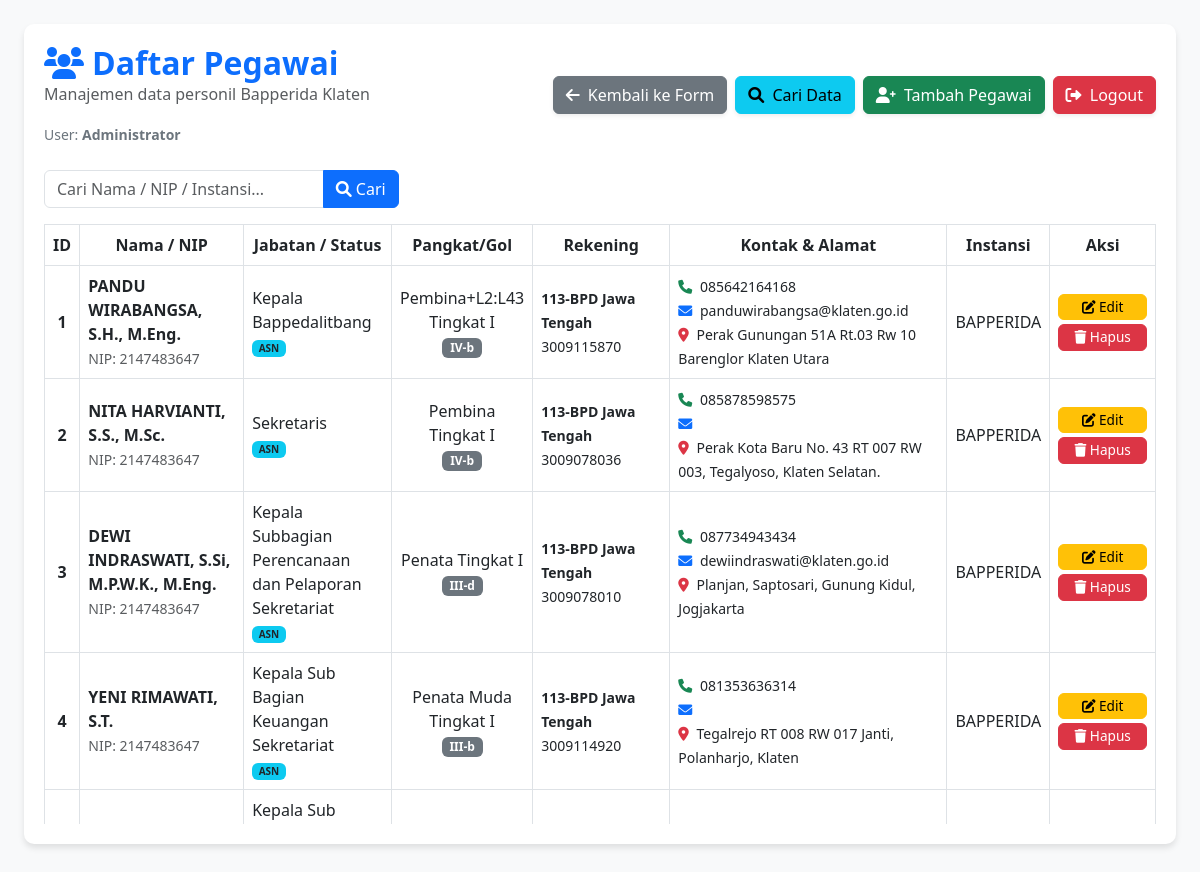
Screenshot of /list_pegawai.php (signed in) with the database file from the repository.
### tables this page shows
CREATE TABLE `pegawai` (
  `nama` varchar(100) NOT NULL,
  `stsjab` varchar(50) NOT NULL,
  `nip` int(50) NOT NULL,
  `uraijab` varchar(150) NOT NULL,
  `no_hp` varchar(20) NOT NULL,
  `email` varchar(100) NOT NULL,
  `bankrek` varchar(50) NOT NULL,
  `no_rek` varchar(50) NOT NULL,
  `alamat` text NOT NULL,
  `id_peg` int(11) NOT NULL,
  `image_peg` varchar(255) NOT NULL,
  `pangkat` varchar(50) NOT NULL,
  `gol` varchar(20) NOT NULL,
  `INSTANSI` varchar(50) NOT NULL
);

### list_pegawai.php (the view, shortened to what this page needs)
<?php
include 'koneksi.php';
$search = isset($_GET['search']) ? mysqli_real_escape_string($conn, $_GET['search']) : '';
$query = "SELECT * FROM pegawai
          WHERE nama LIKE '%$search%'
             OR nip LIKE '%$search%'
             OR INSTANSI LIKE '%$search%'
          ORDER BY id_peg ASC";
$result = mysqli_query($conn, $query);
?>
<!DOCTYPE html>
<html lang="id">
<head>
    <link href="https://cdn.jsdelivr.net/npm/bootstrap@5.3.0/dist/css/bootstrap.min.css" rel="stylesheet">
    <link rel="stylesheet" href="https://cdnjs.cloudflare.com/ajax/libs/font-awesome/6.0.0/css/all.min.css">
</head>
<body>
<div class="container-fluid px-4 mt-4">
    <div class="table-container">
        <div class="d-flex justify-content-between align-items-center mb-4">
            <div>
                <h2 class="fw-bold text-primary mb-0"><i class="fas fa-users me-2"></i>Daftar Pegawai</h2>
                <p class="text-muted">Manajemen data personil Bapperida Klaten</p>
                <small class="text-secondary">User: <strong><?php echo htmlspecialchars($_SESSION['nama_lengkap']); ?></strong></small>
            </div>
            <div class="d-flex gap-2">
                <a href="index.php" class="btn btn-secondary shadow-sm">
                    <i class="fas fa-arrow-left me-1"></i> Kembali ke Form
                </a>
                <a href="search.php" class="btn btn-info shadow-sm">
                    <i class="fas fa-search me-1"></i> Cari Data
                </a>
                <a href="tambah_pegawai.php" class="btn btn-success shadow-sm">
                    <i class="fas fa-user-plus me-1"></i> Tambah Pegawai
                </a>
                <a href="logout.php" class="btn btn-danger shadow-sm">
                    <i class="fas fa-sign-out-alt me-1"></i> Logout
                </a>
            </div>
        </div>
        <div class="row mb-3">
            <div class="col-md-4">
                <form method="GET" class="input-group">
                    <input type="text" name="search" class="form-control" placeholder="Cari Nama / NIP / Instansi..."
                           value="<?= htmlspecialchars($search); ?>">
                    <button class="btn btn-primary" type="submit">
                        <i class="fas fa-search"></i> Cari
                    </button>
                </form>
            </div>
        </div>
        <div class="table-responsive" style="max-height: 600px;">
            <table class="table table-hover table-bordered align-middle">
                <thead class="text-center">
                    <tr>
                        <th>ID</th>
                        <th>Nama / NIP</th>
                        <th>Jabatan / Status</th>
                        <th>Pangkat/Gol</th>
                        <th>Rekening</th>
                        <th>Kontak & Alamat</th>
                        <th>Instansi</th>
                        <th width="120">Aksi</th>
                    </tr>
                </thead>
                <tbody>
                <?php
                if(mysqli_num_rows($result) > 0){
                    while($row = mysqli_fetch_assoc($result)){
                ?>
                    <tr>
                        <td class="text-center fw-bold"><?= $row['id_peg']; ?></td>
                        <td>
                            <div class="fw-bold"><?= $row['nama']; ?></div>
                            <small class="text-muted">NIP: <?= $row['nip']; ?></small>
                        </td>
                        <td>
                            <div><?= $row['uraijab']; ?></div>
                            <span class="badge bg-info text-dark" style="font-size: 10px;"><?= $row['stsjab']; ?></span>
                        </td>
                        <td class="text-center">
                            <?= $row['pangkat']; ?><br>
                            <span class="badge bg-secondary"><?= $row['gol']; ?></span>
                        </td>
                        <td>
                            <small>
                                <strong><?= $row['bankrek']; ?></strong><br>
                                <?= $row['no_rek']; ?>
                            </small>
                        </td>
                        <td>
                            <small>
                                <i class="fas fa-phone text-success me-1"></i> <?= $row['no_hp']; ?><br>
                                <i class="fas fa-envelope text-primary me-1"></i> <?= $row['email']; ?><br>
                                <i class="fas fa-map-marker-alt text-danger me-1"></i> <?= $row['alamat']; ?>
                            </small>
                        </td>
                        <td><?= $row['INSTANSI']; ?></td>
                        <td class="text-center">
                            <div class="d-grid gap-1">
                                <a href="edit_pegawai.php?id_peg=<?= $row['id_peg']; ?>" class="btn btn-warning btn-action">
                                    <i class="fas fa-edit"></i> Edit
                                </a>
                                <a href="hapus_pegawai.php?id_peg=<?= $row['id_peg']; ?>"
                                   class="btn btn-danger btn-action"
                                   onclick="return confirm('Yakin ingin menghapus data <?= $row['nama']; ?>?')">
                                    <i class="fas fa-trash"></i> Hapus
                                </a>
                            </div>
                        </td>
                    </tr>
                    <?php }
                } ?>
                </tbody>
            </table>
        </div>
    </div>
</div>
</body>
</html>

### list_pegawai.php (style rules this page uses)
body { background-color: #f8f9fa; }
.table-container { background: white; border-radius: 10px; padding: 20px; box-shadow: 0 4px 6px rgba(0,0,0,0.1); }
.table thead { background-color: #0d6efd; color: white; }
.btn-action { padding: 2px 8px; font-size: 0.85rem; }

### rows the page displays
pegawai: id_peg "1", nama "PANDU WIRABANGSA, S.H., M.Eng.", nip "2147483647", uraijab "Kepala Bappedalitbang", stsjab "ASN", pangkat "Pembina+L2:L43 Tingkat I", gol "IV-b", bankrek "113-BPD Jawa Tengah", no_rek "3009115870", no_hp "085642164168", email "panduwirabangsa@klaten.go.id", alamat "Perak Gunungan 51A Rt.03 Rw 10 Barenglor Klaten Utara", INSTANSI "BAPPERIDA"
pegawai: id_peg "2", nama "NITA HARVIANTI, S.S., M.Sc.", nip "2147483647", uraijab "Sekretaris", stsjab "ASN", pangkat "Pembina Tingkat I", gol "IV-b", bankrek "113-BPD Jawa Tengah", no_rek "3009078036", no_hp "085878598575", alamat "Perak Kota Baru No. 43 RT 007 RW 003, Tegalyoso, Klaten Selatan.", INSTANSI "BAPPERIDA"
pegawai: id_peg "3", nama "DEWI INDRASWATI, S.Si, M.P.W.K., M.Eng.", nip "2147483647", uraijab "Kepala Subbagian Perencanaan dan Pelaporan Sekretariat", stsjab "ASN", pangkat "Penata Tingkat I", gol "III-d", bankrek "113-BPD Jawa Tengah", no_rek "3009078010", no_hp "087734943434", email "dewiindraswati@klaten.go.id", alamat "Planjan, Saptosari, Gunung Kidul, Jogjakarta", INSTANSI "BAPPERIDA"
pegawai: id_peg "4", nama "YENI RIMAWATI, S.T.", nip "2147483647", uraijab "Kepala Sub Bagian Keuangan Sekretariat", stsjab "ASN", pangkat "Penata Muda Tingkat I", gol "III-b", bankrek "113-BPD Jawa Tengah", no_rek "3009114920", no_hp "081353636314", alamat "Tegalrejo RT 008 RW 017 Janti, Polanharjo, Klaten", INSTANSI "BAPPERIDA"
pegawai: uraijab "Kepala Sub…"

### other values shown
$_SESSION['nama_lengkap'] "Administrator"
